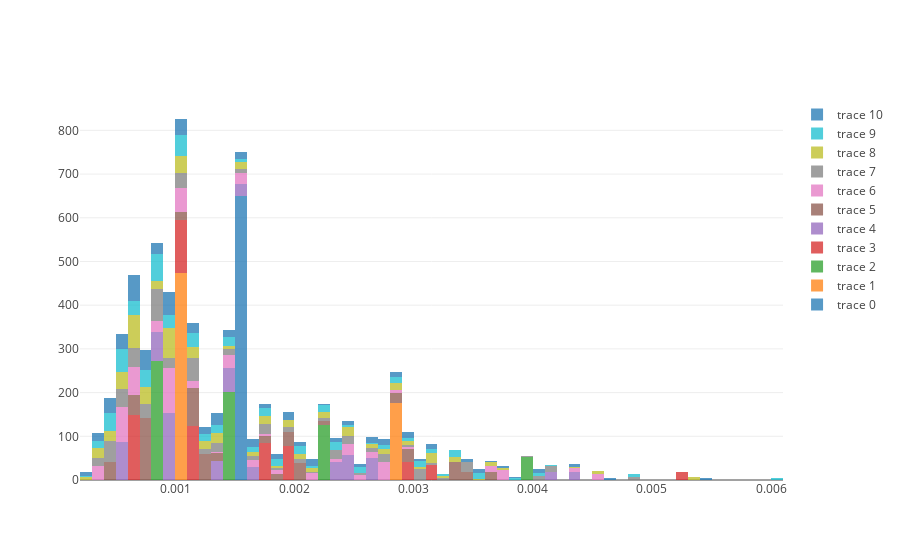
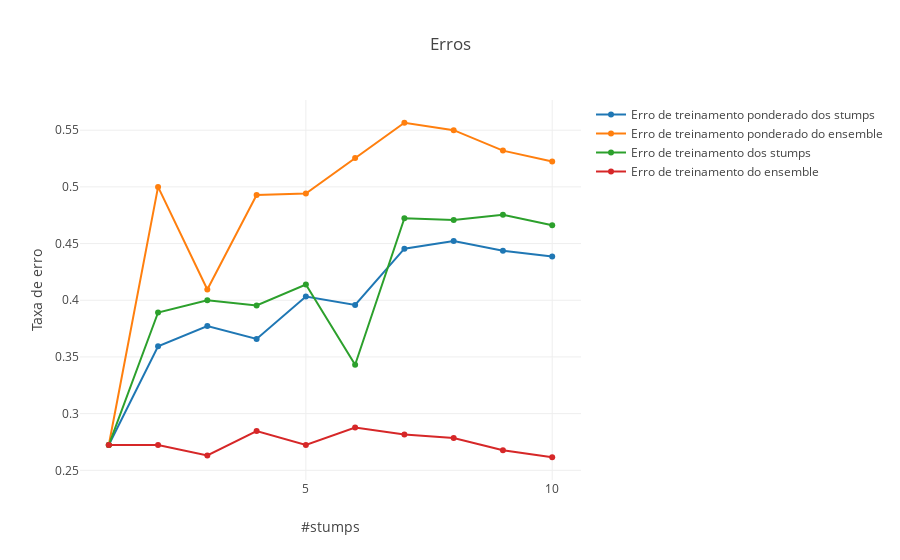

Notebook source saved alongside these figures, in order:
### Markdown cell above
### <span style='color:darkmagenta'>7.1.1.</span> 10 preditores

- Imprime o criterio de cada stump
- Imprime histograma com distribuicoes de pesos das amostras a cada iteracao
- Imprime erros explicados acima

### Code cell
# Escolhe um conjunto de treinamento qualquer
i_test = 0
i_fold = 0
train_idx = splits[i_test]['train'][i_fold]
X_train = X[train_idx]
y_train = y[train_idx]

# Configuracoes
n_stumps = 10
learning_rate = 1

# Executa AdaBoost
ensemble, e_in_w = fit_adaboost(X_train, y_train, n_stumps,learning_rate, enable_print=True, get_errors=True)

# Calcula erros nao-ponderados
e_in = get_e_in(ensemble, X_train, y_train)

# Une erros e imprime evolucao
errors = {**e_in_w, **e_in}
print_e_in(errors,dtick=5)

### Figure 1 — Plotly figure (JSON) as saved in the notebook; plotly's stock layout.template omitted (floating-point values rounded to 4 significant figures; data arrays with more than 128 entries replaced by an {"elided": "..."} marker saying what was removed)
{"data": [{"opacity": 0.75, "type": "histogram", "x": {"elided": "650 float values"}}, {"opacity": 0.75, "type": "histogram", "x": {"elided": "650 float values"}}, {"opacity": 0.75, "type": "histogram", "x": {"elided": "650 float values"}}, {"opacity": 0.75, "type": "histogram", "x": {"elided": "650 float values"}}, {"opacity": 0.75, "type": "histogram", "x": {"elided": "650 float values"}}, {"opacity": 0.75, "type": "histogram", "x": {"elided": "650 float values"}}, {"opacity": 0.75, "type": "histogram", "x": {"elided": "650 float values"}}, {"opacity": 0.75, "type": "histogram", "x": {"elided": "650 float values"}}, {"opacity": 0.75, "type": "histogram", "x": {"elided": "650 float values"}}, {"opacity": 0.75, "type": "histogram", "x": {"elided": "650 float values"}}, {"opacity": 0.75, "type": "histogram", "x": {"elided": "650 float values"}}], "layout": {"barmode": "stack"}}

### Figure 2 — Plotly figure (JSON) as saved in the notebook; plotly's stock layout.template omitted (floating-point values rounded to 4 significant figures)
{"data": [{"name": "Erro de treinamento ponderado dos stumps", "type": "scatter", "x": [1, 2, 3, 4, 5, 6, 7, 8, 9, 10], "y": [0.2723, 0.3594, 0.3773, 0.3659, 0.4033, 0.3959, 0.4455, 0.4524, 0.4437, 0.4385]}, {"name": "Erro de treinamento ponderado do ensemble", "type": "scatter", "x": [1, 2, 3, 4, 5, 6, 7, 8, 9, 10], "y": [0.2723, 0.5, 0.4095, 0.4928, 0.4941, 0.5255, 0.5566, 0.55, 0.532, 0.5224]}, {"name": "Erro de treinamento dos stumps", "type": "scatter", "x": [1, 2, 3, 4, 5, 6, 7, 8, 9, 10], "y": [0.2723, 0.3892, 0.4, 0.3954, 0.4138, 0.3431, 0.4723, 0.4708, 0.4754, 0.4662]}, {"name": "Erro de treinamento do ensemble", "type": "scatter", "x": [1, 2, 3, 4, 5, 6, 7, 8, 9, 10], "y": [0.2723, 0.2723, 0.2631, 0.2846, 0.2723, 0.2877, 0.2815, 0.2785, 0.2677, 0.2615]}], "layout": {"legend": {"orientation": "v"}, "title": "Erros", "xaxis": {"dtick": 5, "title": "#stumps"}, "yaxis": {"showticklabels": true, "title": "Taxa de erro"}}}
